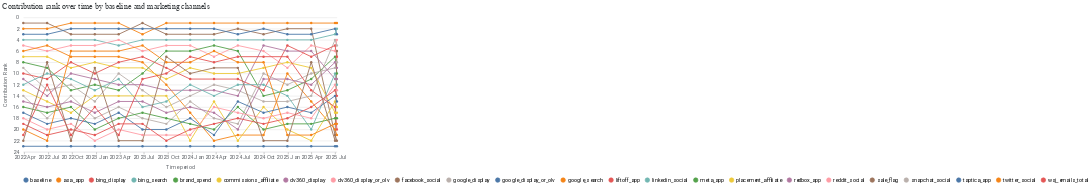

The notebook cell this image was saved under:
### Code cell
media_summary.plot_channel_contribution_bump_chart()

### Figure 1 — Vega-Lite specification as saved in the notebook (floating-point values rounded to 4 significant figures; data arrays with more than 128 entries replaced by an {"elided": "..."} marker saying what was removed)
{"config": {"view": {"continuousWidth": 300, "continuousHeight": 300, "strokeOpacity": 0}, "axis": {"labelColor": "#5F6368", "labelFont": "Roboto", "labelFontSize": 12, "titleColor": "#5F6368", "titleFont": "Roboto", "titleFontSize": 12, "titleFontWeight": "normal", "titlePadding": 10}}, "data": {"name": "data-c2b98fdafce5756ea8ad786a52eed94d"}, "mark": {"type": "line", "point": true}, "encoding": {"color": {"field": "channel", "legend": {"labelFont": "Roboto", "labelFontSize": 12, "orient": "bottom", "title": null}, "scale": {"domain": ["baseline", "asa_app", "bing_display", "bing_search", "brand_spend", "commissions_affiliate", "dv360_display", "dv360_display_or_olv", "facebook_social", "google_display", "google_display_or_olv", "google_search", "liftoff_app", "linkedin_social", "meta_app", "placement_affiliate", "redbox_app", "reddit_social", "sale_flag", "snapchat_social", "taptica_app", "twitter_social", "wsj_emails_total"]}, "sort": ["baseline", "asa_app", "bing_display", "bing_search", "brand_spend", "commissions_affiliate", "dv360_display", "dv360_display_or_olv", "facebook_social", "google_display", "google_display_or_olv", "google_search", "liftoff_app", "linkedin_social", "meta_app", "placement_affiliate", "redbox_app", "reddit_social", "sale_flag", "snapchat_social", "taptica_app", "twitter_social", "wsj_emails_total"], "type": "nominal"}, "tooltip": [{"field": "time", "format": "%Y %b", "title": "Quarter", "type": "temporal"}, {"field": "channel", "title": "Channel", "type": "nominal"}, {"field": "rank", "title": "Rank", "type": "ordinal"}, {"field": "incremental_outcome", "format": ",.0f", "title": "Incremental Outcome", "type": "quantitative"}], "x": {"axis": {"domainColor": "#DADCE0", "format": "%Y %b", "grid": false}, "field": "time", "title": "Time period", "type": "temporal"}, "y": {"axis": {"domain": false, "format": "d", "labelPadding": 10, "tickMinStep": 1, "ticks": false}, "field": "rank", "scale": {"reverse": true, "zero": false}, "title": "Contribution Rank", "type": "quantitative"}}, "title": {"text": "Contribution rank over time by baseline and marketing channels", "anchor": "start", "color": "#3C4043", "font": "Google Sans Display", "fontSize": 18, "fontWeight": "normal", "offset": 10}, "width": 700, "$schema": "https://vega.github.io/schema/vega-lite/v5.20.1.json", "datasets": {"data-c2b98fdafce5756ea8ad786a52eed94d": {"elided": "345 records"}}}
